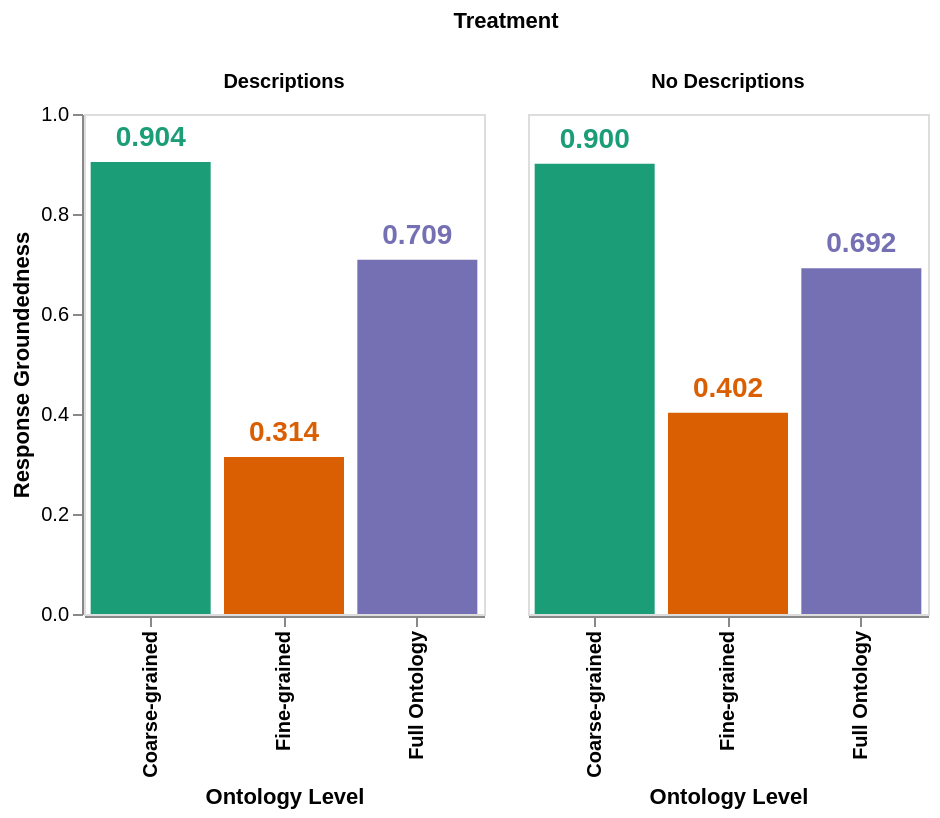

The cell this chart's notebook holds for it:
### Code cell
# Create grouped bar chart with labels
base = altair.Chart(df_defs).encode(
    x=altair.X('Level:N', title='Ontology Level', axis=altair.Axis(labelFontWeight='bold')),
    y=altair.Y('Score:Q', title='Response Groundedness', scale=altair.Scale(domain=[0, 1]), axis=altair.Axis(grid=False)),
    color=altair.Color('Level:N', title=None, legend=None, scale=altair.Scale(scheme='dark2'))
)

bars = base.mark_bar()

text = base.mark_text(
    align='center',
    baseline='bottom',
    dy=-5,
    fontWeight='bold',
    color='black',
    fontSize=14
).encode(
    text=altair.Text('Score:Q', format='.3f')
)

chart_defs = (bars + text).properties(
    width=200,
    height=250
).facet(
    column=altair.Column('Treatment:N', title='Treatment', header=altair.Header(labelFontWeight='bold'))
)

chart_defs
chart_defs.save("evaluation/figs/ont_mapping_defs_comparison.png", ppi=500)
chart_defs

### Figure 1 — Vega-Lite specification as saved in the notebook (floating-point values rounded to 4 significant figures)
{"config": {"view": {"continuousWidth": 300, "continuousHeight": 300}}, "data": {"name": "data-566f999525cff805adb383a900e94d47"}, "facet": {"column": {"field": "Treatment", "header": {"labelFontWeight": "bold"}, "title": "Treatment", "type": "nominal"}}, "spec": {"layer": [{"mark": {"type": "bar"}, "encoding": {"color": {"field": "Level", "legend": null, "scale": {"scheme": "dark2"}, "title": null, "type": "nominal"}, "x": {"axis": {"labelFontWeight": "bold"}, "field": "Level", "title": "Ontology Level", "type": "nominal"}, "y": {"axis": {"grid": false}, "field": "Score", "scale": {"domain": [0, 1]}, "title": "Response Groundedness", "type": "quantitative"}}}, {"mark": {"type": "text", "align": "center", "baseline": "bottom", "color": "black", "dy": -5, "fontSize": 14, "fontWeight": "bold"}, "encoding": {"color": {"field": "Level", "legend": null, "scale": {"scheme": "dark2"}, "title": null, "type": "nominal"}, "text": {"field": "Score", "format": ".3f", "type": "quantitative"}, "x": {"axis": {"labelFontWeight": "bold"}, "field": "Level", "title": "Ontology Level", "type": "nominal"}, "y": {"axis": {"grid": false}, "field": "Score", "scale": {"domain": [0, 1]}, "title": "Response Groundedness", "type": "quantitative"}}}], "height": 250, "width": 200}, "$schema": "https://vega.github.io/schema/vega-lite/v5.20.1.json", "datasets": {"data-566f999525cff805adb383a900e94d47": [{"Treatment": "Descriptions", "Level": "Fine-grained", "Score": 0.3139}, {"Treatment": "Descriptions", "Level": "Coarse-grained", "Score": 0.9041}, {"Treatment": "Descriptions", "Level": "Full Ontology", "Score": 0.7086}, {"Treatment": "No Descriptions", "Level": "Fine-grained", "Score": 0.4023}, {"Treatment": "No Descriptions", "Level": "Coarse-grained", "Score": 0.9004}, {"Treatment": "No Descriptions", "Level": "Full Ontology", "Score": 0.6917}]}}
